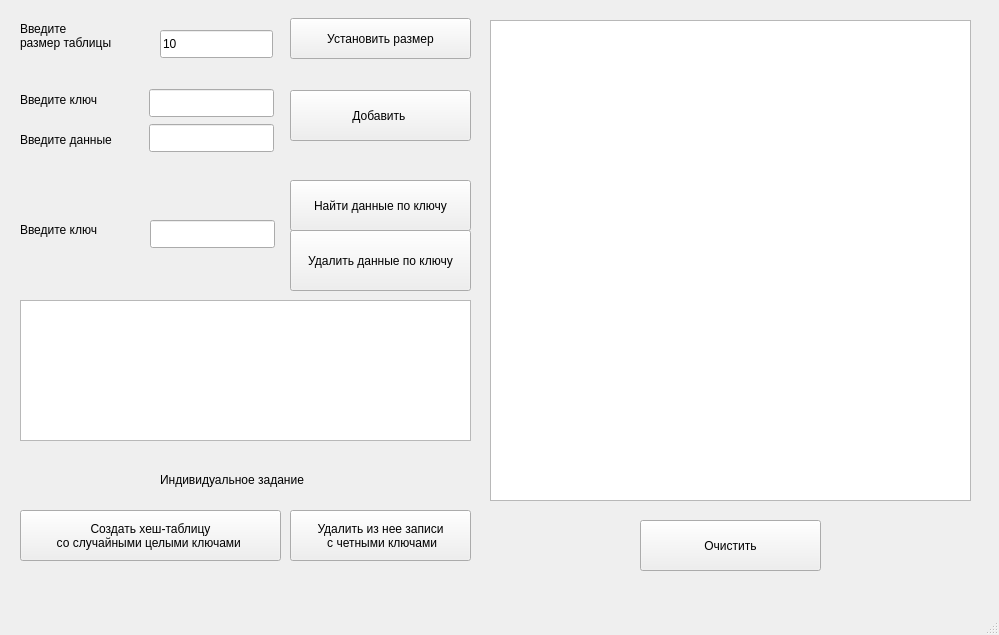
<?xml version="1.0" encoding="UTF-8"?>
<ui version="4.0">
 <class>MainWindow</class>
 <widget class="QMainWindow" name="MainWindow">
  <property name="geometry">
   <rect>
    <x>0</x>
    <y>0</y>
    <width>999</width>
    <height>635</height>
   </rect>
  </property>
  <property name="windowTitle">
   <string>MainWindow</string>
  </property>
  <widget class="QWidget" name="centralwidget">
   <widget class="QPushButton" name="taskButton">
    <property name="geometry">
     <rect>
      <x>20</x>
      <y>510</y>
      <width>261</width>
      <height>51</height>
     </rect>
    </property>
    <property name="text">
     <string>Создать хеш-таблицу 
со случайными целыми ключами </string>
    </property>
   </widget>
   <widget class="QLineEdit" name="keyLineEdit1">
    <property name="geometry">
     <rect>
      <x>150</x>
      <y>220</y>
      <width>125</width>
      <height>28</height>
     </rect>
    </property>
   </widget>
   <widget class="QPushButton" name="searchButton">
    <property name="geometry">
     <rect>
      <x>290</x>
      <y>180</y>
      <width>181</width>
      <height>51</height>
     </rect>
    </property>
    <property name="text">
     <string>Найти данные по ключу</string>
    </property>
   </widget>
   <widget class="QLabel" name="label_4">
    <property name="geometry">
     <rect>
      <x>20</x>
      <y>130</y>
      <width>121</width>
      <height>20</height>
     </rect>
    </property>
    <property name="text">
     <string>Введите данные</string>
    </property>
   </widget>
   <widget class="QLabel" name="label_5">
    <property name="geometry">
     <rect>
      <x>20</x>
      <y>220</y>
      <width>101</width>
      <height>20</height>
     </rect>
    </property>
    <property name="text">
     <string>Введите ключ</string>
    </property>
   </widget>
   <widget class="QPushButton" name="removeButton">
    <property name="geometry">
     <rect>
      <x>290</x>
      <y>230</y>
      <width>181</width>
      <height>61</height>
     </rect>
    </property>
    <property name="text">
     <string>Удалить данные по ключу</string>
    </property>
   </widget>
   <widget class="QLineEdit" name="keyLineEdit">
    <property name="geometry">
     <rect>
      <x>149</x>
      <y>89</y>
      <width>125</width>
      <height>28</height>
     </rect>
    </property>
   </widget>
   <widget class="QLineEdit" name="stringLineEdit">
    <property name="geometry">
     <rect>
      <x>149</x>
      <y>124</y>
      <width>125</width>
      <height>28</height>
     </rect>
    </property>
   </widget>
   <widget class="QLabel" name="label_6">
    <property name="geometry">
     <rect>
      <x>20</x>
      <y>90</y>
      <width>95</width>
      <height>20</height>
     </rect>
    </property>
    <property name="text">
     <string>Введите ключ</string>
    </property>
   </widget>
   <widget class="QTextEdit" name="resultTextEdit">
    <property name="geometry">
     <rect>
      <x>20</x>
      <y>300</y>
      <width>451</width>
      <height>141</height>
     </rect>
    </property>
   </widget>
   <widget class="QPushButton" name="addButton">
    <property name="geometry">
     <rect>
      <x>290</x>
      <y>90</y>
      <width>181</width>
      <height>51</height>
     </rect>
    </property>
    <property name="text">
     <string>Добавить </string>
    </property>
   </widget>
   <widget class="QPushButton" name="clearButton">
    <property name="geometry">
     <rect>
      <x>640</x>
      <y>520</y>
      <width>181</width>
      <height>51</height>
     </rect>
    </property>
    <property name="text">
     <string>Очистить</string>
    </property>
   </widget>
   <widget class="QTableWidget" name="tableWidget">
    <property name="geometry">
     <rect>
      <x>490</x>
      <y>20</y>
      <width>481</width>
      <height>481</height>
     </rect>
    </property>
   </widget>
   <widget class="QLabel" name="label">
    <property name="geometry">
     <rect>
      <x>20</x>
      <y>10</y>
      <width>131</width>
      <height>51</height>
     </rect>
    </property>
    <property name="text">
     <string>Введите 
размер таблицы</string>
    </property>
   </widget>
   <widget class="QLineEdit" name="sizeLineEdit">
    <property name="geometry">
     <rect>
      <x>160</x>
      <y>30</y>
      <width>113</width>
      <height>28</height>
     </rect>
    </property>
    <property name="text">
     <string>10</string>
    </property>
   </widget>
   <widget class="QPushButton" name="sizeButton">
    <property name="geometry">
     <rect>
      <x>290</x>
      <y>18</y>
      <width>181</width>
      <height>41</height>
     </rect>
    </property>
    <property name="text">
     <string>Установить размер</string>
    </property>
   </widget>
   <widget class="QPushButton" name="taskButton1">
    <property name="geometry">
     <rect>
      <x>290</x>
      <y>510</y>
      <width>181</width>
      <height>51</height>
     </rect>
    </property>
    <property name="text">
     <string>Удалить из нее записи
 с четными ключами</string>
    </property>
   </widget>
   <widget class="QLabel" name="label_2">
    <property name="geometry">
     <rect>
      <x>160</x>
      <y>470</y>
      <width>201</width>
      <height>20</height>
     </rect>
    </property>
    <property name="text">
     <string>Индивидуальное задание</string>
    </property>
   </widget>
  </widget>
  <widget class="QMenuBar" name="menubar">
   <property name="geometry">
    <rect>
     <x>0</x>
     <y>0</y>
     <width>999</width>
     <height>25</height>
    </rect>
   </property>
  </widget>
  <widget class="QStatusBar" name="statusbar"/>
 </widget>
 <resources/>
 <connections/>
</ui>
